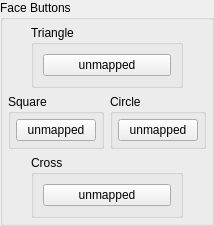
           <widget class="QGroupBox" name="gb_face_buttons">
            <property name="sizePolicy">
             <sizepolicy hsizetype="Preferred" vsizetype="Fixed">
              <horstretch>0</horstretch>
              <verstretch>0</verstretch>
             </sizepolicy>
            </property>
            <property name="title">
             <string>Face Buttons</string>
            </property>
            <layout class="QVBoxLayout" name="gb_face_buttons_layout">
             <property name="leftMargin">
              <number>5</number>
             </property>
             <property name="topMargin">
              <number>5</number>
             </property>
             <property name="rightMargin">
              <number>5</number>
             </property>
             <property name="bottomMargin">
              <number>5</number>
             </property>
             <item>
              <widget class="QWidget" name="widget_triangle" native="true">
               <layout class="QHBoxLayout" name="widget_triangle_layout">
                <property name="leftMargin">
                 <number>0</number>
                </property>
                <property name="topMargin">
                 <number>0</number>
                </property>
                <property name="rightMargin">
                 <number>0</number>
                </property>
                <property name="bottomMargin">
                 <number>0</number>
                </property>
                <item>
                 <widget class="QGroupBox" name="gb_triangle">
                  <property name="sizePolicy">
                   <sizepolicy hsizetype="Preferred" vsizetype="Fixed">
                    <horstretch>0</horstretch>
                    <verstretch>0</verstretch>
                   </sizepolicy>
                  </property>
                  <property name="minimumSize">
                   <size>
                    <width>152</width>
                    <height>0</height>
                   </size>
                  </property>
                  <property name="maximumSize">
                   <size>
                    <width>0</width>
                    <height>16777215</height>
                   </size>
                  </property>
                  <property name="title">
                   <string>Triangle</string>
                  </property>
                  <layout class="QVBoxLayout" name="verticalLayout_3">
                   <item>
                    <widget class="QPushButton" name="TriangleButton">
                     <property name="text">
                      <string>unmapped</string>
                     </property>
                    </widget>
                   </item>
                  </layout>
                 </widget>
                </item>
               </layout>
              </widget>
             </item>
             <item>
              <layout class="QHBoxLayout" name="layout_square_circle">
               <item>
                <widget class="QGroupBox" name="gb_square">
                 <property name="title">
                  <string>Square</string>
                 </property>
                 <layout class="QVBoxLayout" name="gb_square_layout">
                  <property name="leftMargin">
                   <number>5</number>
                  </property>
                  <property name="topMargin">
                   <number>5</number>
                  </property>
                  <property name="rightMargin">
                   <number>5</number>
                  </property>
                  <property name="bottomMargin">
                   <number>5</number>
                  </property>
                  <item>
                   <widget class="QPushButton" name="SquareButton">
                    <property name="text">
                     <string>unmapped</string>
                    </property>
                   </widget>
                  </item>
                 </layout>
                </widget>
               </item>
               <item>
                <widget class="QGroupBox" name="gb_circle">
                 <property name="title">
                  <string>Circle</string>
                 </property>
                 <layout class="QVBoxLayout" name="gb_circle_layout">
                  <property name="leftMargin">
                   <number>5</number>
                  </property>
                  <property name="topMargin">
                   <number>5</number>
                  </property>
                  <property name="rightMargin">
                   <number>5</number>
                  </property>
                  <property name="bottomMargin">
                   <number>5</number>
                  </property>
                  <item>
                   <widget class="QPushButton" name="CircleButton">
                    <property name="text">
                     <string>unmapped</string>
                    </property>
                   </widget>
                  </item>
                 </layout>
                </widget>
               </item>
              </layout>
             </item>
             <item>
              <widget class="QWidget" name="widget_cross" native="true">
               <layout class="QHBoxLayout" name="widget_cross_layout">
                <property name="leftMargin">
                 <number>0</number>
                </property>
                <property name="topMargin">
                 <number>0</number>
                </property>
                <property name="rightMargin">
                 <number>0</number>
                </property>
                <property name="bottomMargin">
                 <number>0</number>
                </property>
                <item>
                 <widget class="QGroupBox" name="gb_cross">
                  <property name="minimumSize">
                   <size>
                    <width>152</width>
                    <height>0</height>
                   </size>
                  </property>
                  <property name="maximumSize">
                   <size>
                    <width>124</width>
                    <height>16777215</height>
                   </size>
                  </property>
                  <property name="title">
                   <string>Cross</string>
                  </property>
                  <layout class="QVBoxLayout" name="verticalLayout_5">
                   <item>
                    <widget class="QPushButton" name="CrossButton">
                     <property name="text">
                      <string>unmapped</string>
                     </property>
                    </widget>
                   </item>
                  </layout>
                 </widget>
                </item>
               </layout>
              </widget>
             </item>
            </layout>
           </widget>
